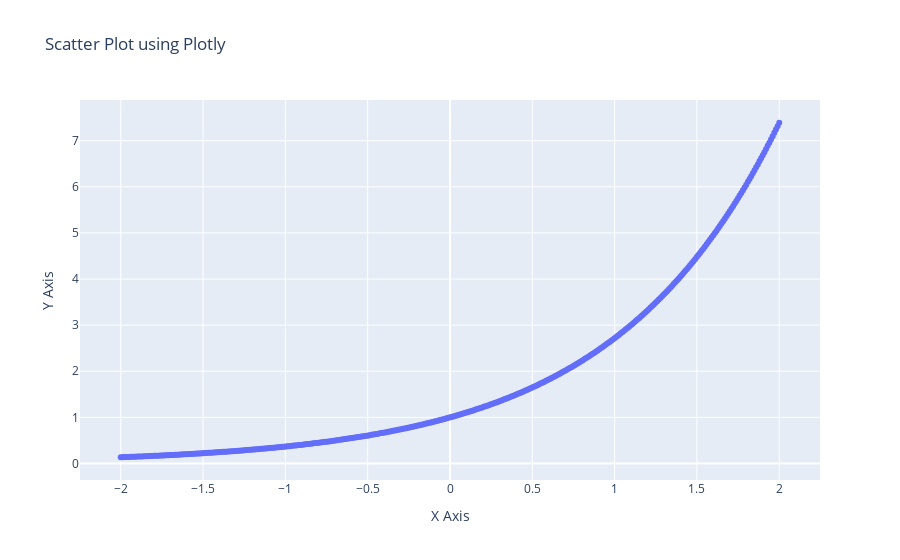

Notebook code for this chart:
### Code cell
x = np.linspace(-2, 2, 400)  # Range of x from -2 to 2, with 400 points in between

# Compute y values
y = np.exp(x)
fig = go.Figure()
fig.add_trace(go.Scatter(x=x, y=y, mode='markers', name='Data Points'))
fig.update_layout(title='Plot of y = e^x', xaxis_title='X Axis', yaxis_title='Y Axis')
fig.show()

### Figure 1 — Plotly figure (JSON) as saved in the notebook; plotly's stock layout.template omitted (floating-point values rounded to 4 significant figures; data arrays with more than 128 entries replaced by an {"elided": "..."} marker saying what was removed)
{"data": [{"mode": "markers", "name": "Data Points", "type": "scatter", "x": {"elided": "400 float values"}, "y": {"elided": "400 float values"}}], "layout": {"title": {"text": "Scatter Plot using Plotly"}, "xaxis": {"title": {"text": "X Axis"}}, "yaxis": {"title": {"text": "Y Axis"}}}}
